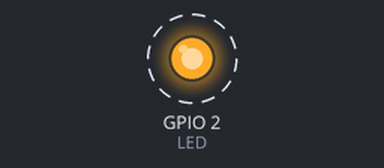
This sketch was run on a simulated ESP32. On the bench: output pins drawn as LEDs (lit = HIGH). Dashed ring = blinking. WiFi joins after 1.5 s; servers stay silent unless stated.

Above: at 2.0 s.
Timing chart, 0 to 6.1 s (numbered marks = the images above):
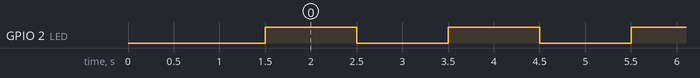

Measured:
- by itself, GPIO 2 (LED): alternates HIGH for 1.0 s and LOW for 1.0 s

The sketch:

OTA_SIMPLE.ino
```cpp
#include <WiFi.h>
#include <ArduinoOTA.h>

const char* ssid = "IPCS,3FLOOR";
const char* password = "Ipcs@2026";

#define LED 2

void setup() {

  Serial.begin(115200);
  pinMode(LED, OUTPUT);

  WiFi.begin(ssid, password);

  while (WiFi.status() != WL_CONNECTED) {
    delay(500);
  }

  ArduinoOTA.begin();
}

void loop() {

  ArduinoOTA.handle();

  digitalWrite(LED, HIGH);
  delay(1000);
  digitalWrite(LED, LOW);
  delay(1000);

}
```
